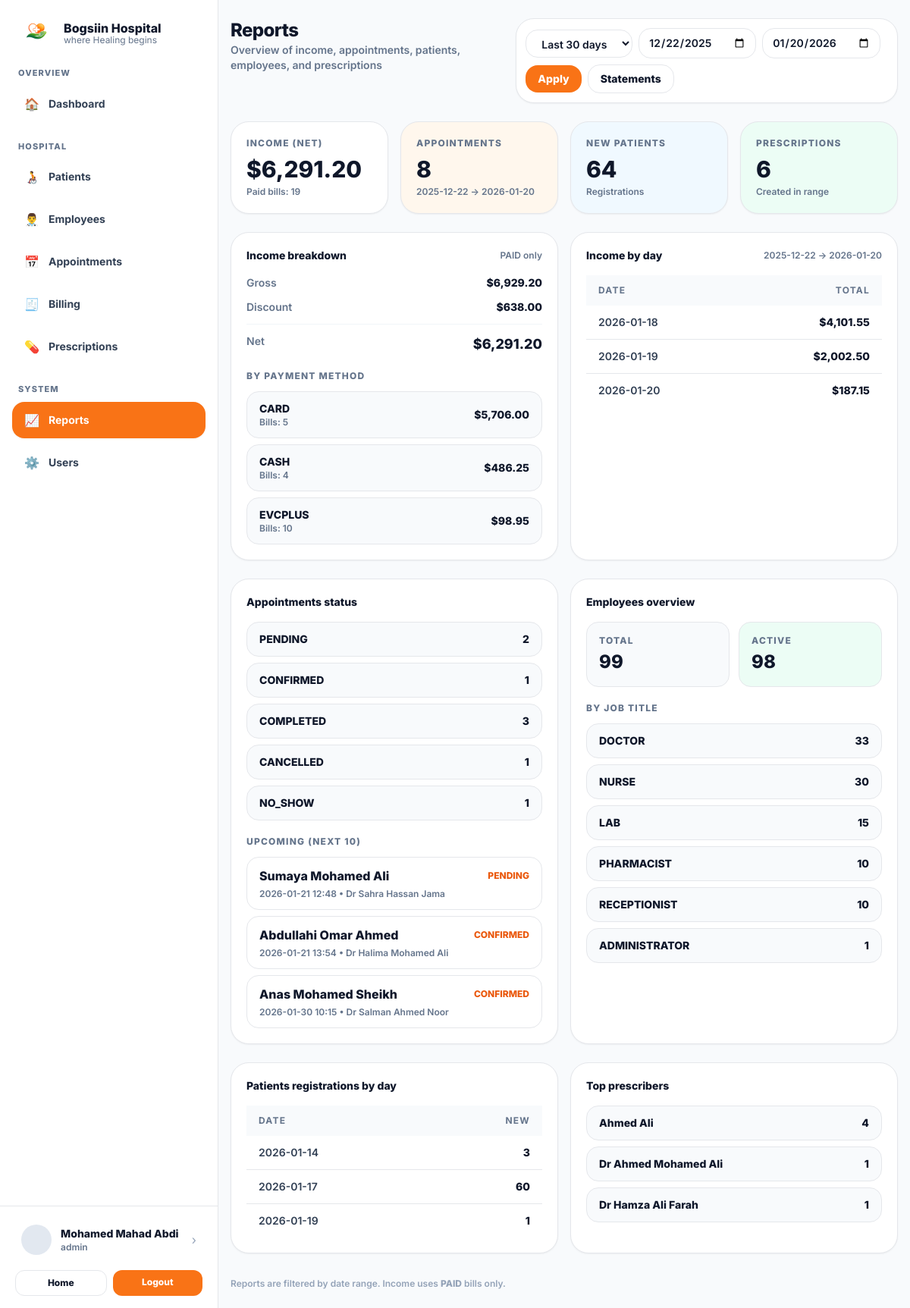
/reports/view.php (signed in), run on the app's committed database.
### tables this page shows
CREATE TABLE `appointments` (
  `id` int(11) NOT NULL,
  `patient_id` int(11) NOT NULL,
  `employee_id` int(11) NOT NULL,
  `appointment_datetime` datetime NOT NULL,
  `reason` varchar(255) DEFAULT NULL,
  `status` enum('PENDING','CONFIRMED','COMPLETED','CANCELLED','NO_SHOW') NOT NULL DEFAULT 'PENDING',
  `created_at` timestamp NOT NULL DEFAULT current_timestamp()
);

CREATE TABLE `patients` (
  `id` int(11) NOT NULL,
  `patient_code` varchar(30) DEFAULT NULL,
  `full_name` varchar(120) NOT NULL,
  `gender` enum('Male','Female') NOT NULL,
  `date_of_birth` date DEFAULT NULL,
  `phone` varchar(30) DEFAULT NULL,
  `address` text DEFAULT NULL,
  `emergency_contact_name` varchar(120) DEFAULT NULL,
  `emergency_contact_phone` varchar(30) DEFAULT NULL,
  `created_at` timestamp NOT NULL DEFAULT current_timestamp()
);

CREATE TABLE `employees` (
  `id` int(11) NOT NULL,
  `user_id` int(11) DEFAULT NULL,
  `emp_code` varchar(30) DEFAULT NULL,
  `full_name` varchar(120) NOT NULL,
  `gender` enum('Male','Female') DEFAULT NULL,
  `phone` varchar(30) DEFAULT NULL,
  `email` varchar(160) DEFAULT NULL,
  `job_title` enum('DOCTOR','NURSE','ADMINISTRATOR','LAB','PHARMACIST','RECEPTIONIST') NOT NULL,
  `department` varchar(120) DEFAULT NULL,
  `specialization` varchar(120) DEFAULT NULL,
  `hire_date` date DEFAULT current_timestamp(),
  `status` enum('ACTIVE','INACTIVE') NOT NULL DEFAULT 'ACTIVE',
  `created_at` timestamp NOT NULL DEFAULT current_timestamp()
);

### reports/view.php (the view, shortened to what the rows shown need)
<?php
require_once __DIR__ . "/../includes/db.php";
function h($s){ return htmlspecialchars((string)$s, ENT_QUOTES, 'UTF-8'); }
$stmt = $pdo->prepare("
  SELECT
    a.id,
    a.appointment_datetime,
    a.status,
    p.full_name AS patient_name,
    e.full_name AS Doctor
  FROM appointments a
  JOIN patients p ON p.id=a.patient_id
  JOIN employees e ON e.id=a.employee_id
  WHERE a.appointment_datetime >= NOW()
  ORDER BY a.appointment_datetime ASC
  LIMIT 10
");
$stmt->execute();
$upcomingAppts = $stmt->fetchAll() ?: [];
include_once __DIR__ . "/../includes/header.php";
?>
 <div class="min-h-screen bg-slate-50 md:pl-72">
<div class="md:flex min-h-screen">
  <div class="flex-1">
    <div class="mx-auto max-w-6xl px-4 py-6">
      <section class="mt-6 grid gap-4 md:grid-cols-2">
        <div class="rounded-3xl border bg-white p-5 shadow-sm">
          <div class="mt-4 overflow-x-auto">
            <table class="w-full text-left text-sm">
              <thead class="bg-slate-50 text-xs font-extrabold tracking-widest text-slate-500">
                <tr>
                  <th class="px-4 py-3">DATE</th>
                  <th class="px-4 py-3 text-right">TOTAL</th>
                </tr>
              </thead>
            </table>
          </div>
        </div>
      </section>
      <section class="mt-6 grid gap-4 md:grid-cols-2">
        <div class="rounded-3xl border bg-white p-5 shadow-sm">
          <div class="mt-5">
            <div class="mt-3 space-y-2">
              <?php if (!$upcomingAppts): ?>
                <div class="text-sm font-semibold text-slate-500">No upcoming appointments.</div>
              <?php else: ?>
                <?php foreach ($upcomingAppts as $a): ?>
                  <div class="rounded-2xl border bg-white px-4 py-3">
                    <div class="flex items-center justify-between">
                      <div class="font-extrabold text-slate-900"><?= h($a["patient_name"]); ?></div>
                      <div class="text-xs font-extrabold text-orange-600"><?= h($a["status"]); ?></div>
                    </div>
                    <div class="mt-1 text-xs font-semibold text-slate-500">
                      <?= h(date("Y-m-d H:i", strtotime($a["appointment_datetime"]))); ?> • <?= h($a["Doctor"]); ?>
                    </div>
                  </div>
                <?php endforeach; ?>
              <?php endif; ?>
            </div>
          </div>
        </div>
      </section>
      <section class="mt-6 grid gap-4 md:grid-cols-2">
        <div class="rounded-3xl border bg-white p-5 shadow-sm">
          <div class="mt-4 overflow-x-auto">
            <table class="w-full text-left text-sm">
              <thead class="bg-slate-50 text-xs font-extrabold tracking-widest text-slate-500">
                <tr><th class="px-4 py-3">DATE</th><th class="px-4 py-3 text-right">NEW</th></tr>
              </thead>
            </table>
          </div>
        </div>
      </section>
    </div>
  </div>
</div>

### data on the page
appointments: patient.full_name "Sumaya Mohamed Ali", status "PENDING", appointment_datetime "2026-01-21 12:48", employee.full_name "Dr Sahra Hassan Jama"
appointments: patient.full_name "Abdullahi Omar Ahmed", status "CONFIRMED", appointment_datetime "2026-01-21 13:54", employee.full_name "Dr Halima Mohamed Ali"
appointments: patient.full_name "Anas Mohamed Sheikh", status "CONFIRMED", appointment_datetime "2026-01-30 10:15", employee.full_name "Dr Salman Ahmed Noor"

### other printed values
$u["full_name"] "Mohamed Mahad Abdi"
$role "admin"
$incomeSummary["net"] "6,291.20"
$incomeSummary["paid_count"] "19"
$sumAppts "8"
$fromDate "2025-12-22"
$toDate "2026-01-20"
$newPatients "64"
$totalPresc "6"
$incomeSummary["gross"] "6,929.20"
$incomeSummary["discount"] "638.00"
$m["payment_method"] "CARD"
$m["cnt"] "5"
$m["total"] "5,706.00"
$m["payment_method"] "CASH"
